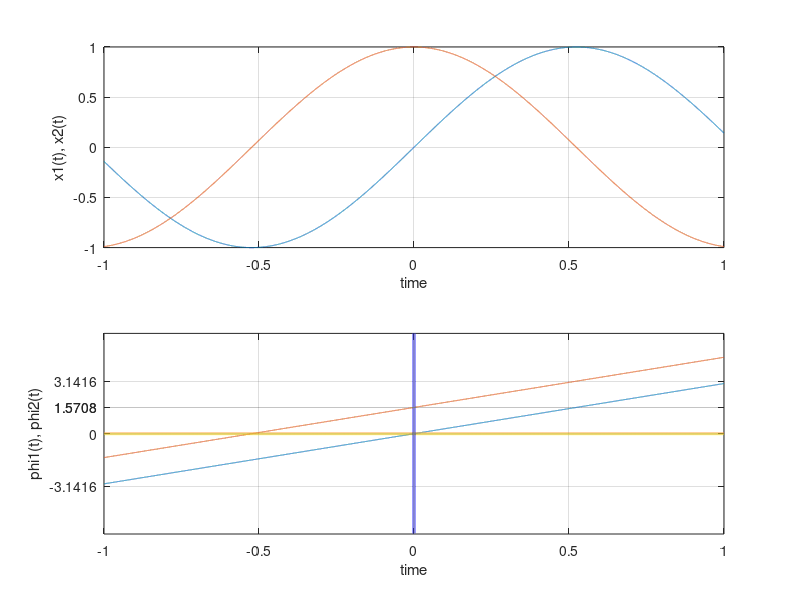

Write MATLAB code to recreate this figure.
clear;clc;close all;

t=[-1:0.0001:1];%1 second

omega1=3;
omega2=3;
lambda1=0;
lambda2=pi/2;
phi1=omega1*t+lambda1;
phi2=omega2*t+lambda2;

X1=sin(phi1);
X2=sin(phi2);
subplot(2,1,1);
plot(t,X1);
hold on;
plot(t,X2);
hold off;
grid on;
xlabel('time');
ylabel('x1(t), x2(t)');

subplot(2,1,2);
plot(t,phi1);
hold on;
plot(t,phi2);
hold off;
grid on;
xlabel('time');
ylabel('phi1(t), phi2(t)');
tick=[-3*pi:pi/2:3*pi];
yticks([-pi pi/2 0 pi/2 pi]);
%bolding x=0,y=0
origin_x=zeros(1,length(t));
hold on;
plot (t,origin_x,'LineWidth',2);
plot (origin_x,[-6:0.0006:6],'LineWidth',2);
axis([-1 1 -6 6]);
